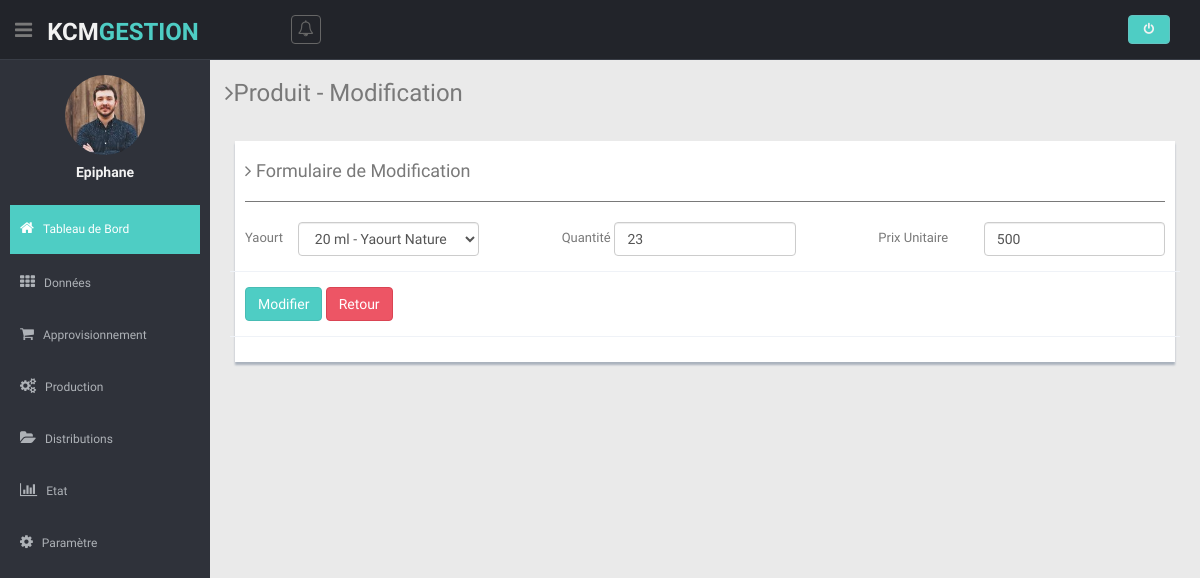
The app's page /views/upProduit.php?idUpdProd=24 (signed in) with its own data.
### tables this page shows
CREATE TABLE `users` (
  `id_users` int(11) NOT NULL,
  `username` varchar(64) NOT NULL,
  `email` varchar(64) NOT NULL,
  `password` varchar(128) NOT NULL,
  `dateCreate` date DEFAULT NULL
);

CREATE TABLE `produits` (
  `id_prod` int(11) NOT NULL,
  `id_yaourt` int(11) NOT NULL,
  `quantite_pro` int(11) NOT NULL,
  `prix_produit` float NOT NULL,
  `niveauPro` varchar(16) NOT NULL,
  `user_create` varchar(16) DEFAULT NULL,
  `date_create` date DEFAULT NULL
);

CREATE TABLE `type_yaout` (
  `id_ty` int(11) NOT NULL,
  `ref_yaourt` varchar(64) NOT NULL,
  `nom_yaourt` varchar(64) NOT NULL,
  `user_create` varchar(64) DEFAULT NULL,
  `dateCreate` date NOT NULL
);

### models/modelLogin.php (called while the page is built, shortened)
<?php
class DemoLib
{
    public function UserDetails($user_id)
    {
        try {
            $db = dbConnect();
            $query = $db->prepare("SELECT id_users, username, email FROM users WHERE id_users=:id_users");
            $query->bindParam("id_users", $user_id, PDO::PARAM_STR);
            $query->execute();
            if ($query->rowCount() > 0) {
                return $query->fetch(PDO::FETCH_OBJ);
            }
        } catch (PDOException $e) {
            exit($e->getMessage());
        }
    }
}

### models/modelProduit.php (called while the page is built, shortened)
<?php
class ModelProduit
{
    public function produitDetail($idProd)
    {
        try {
            $db = dbConnect();
            $query = $db->prepare("SELECT * FROM produits, type_yaout WHERE type_yaout.id_ty = produits.id_yaourt AND id_prod=?");
            $query->execute(array($idProd));
            if ($query->rowCount() > 0) {
                return $query->fetch(PDO::FETCH_OBJ);
            }
        } catch (PDOException $e) {
            exit($e->getMessage());
        }
    }
}

### controller/controllerProduit.php (called while the page is built, shortened)
<?php
require  '../models/modelProduit.php';
$produits = new ModelProduit();
if (isset($_GET['idUpdProd'])) {
    $idUp = $_GET['idUpdProd'];
    $lireUpdProd = $produits->produitDetail($idUp);
}

### views/upProduit.php (the view, shortened to what this page needs)
<?php $title = 'Produit';
require('head.php');
require('header.php');
require('sibar.php');
require('../controller/controllerProduit.php');
?>
<section class="wrapper">
  <h3><i class="fa fa-angle-right"></i>Produit - Modification </h3>
  <div class="row mt">
    <div class="col-lg-12">
      <div class="form-panel">
        <h4><i class="fa fa-angle-right"></i> Formulaire de Modification</h4>
        <hr>
        <div class=" form">
          <form class="cmxform form-horizontal style-form" id="commentForm" method="POST" action="upProduit.php?idUpdProd=<?= $lireUpdProd->id_prod; ?>">
            <div class="row">
              <div class="col-xs-4 col-sm-4">
                <div class="form-group ">
                  <label for="cname" class="control-label col-lg-2">Yaourt</label>
                  <div class="col-lg-8">
                    <select class="form-control" name="yaourt">
                      <option value="<?= $lireUpdProd->id_yaourt; ?>"><?= $lireUpdProd->ref_yaourt; ?> - <?= $lireUpdProd->nom_yaourt; ?></option>
                    </select>
                  </div>
                </div>
              </div>
              <div class="col-xs-4 col-sm-4">
                <div class="form-group ">
                  <label for="cname" class="control-label col-lg-2">Quantité</label>
                  <div class="col-lg-8">
                    <input class=" form-control" id="cname" name="quantitePro" minlength="2" type="number" value="<?= $lireUpdProd->quantite_pro; ?>" />
                  </div>
                </div>
              </div>
              <div class="col-xs-4 col-sm-4">
                <div class="form-group ">
                  <label for="cname" class="control-label col-lg-4">Prix Unitaire</label>
                  <div class="col-lg-8">
                    <input class=" form-control" id="cname" name="prixUnitaire" minlength="2" type="number" value="<?= $lireUpdProd->prix_produit; ?>" />
                  </div>
                </div>
              </div>
            </div>
            <div class="form-group">
              <div class="col-lg-offset col-lg-8">
                <button class="btn btn-theme" type="submit" name="btnUpdProd">Modifier</button>
                <a href="addProduit.php" class="btn btn-theme04" type="reset">Retour</a>
              </div>
            </div>
          </form>
        </div>
      </div>
    </div>
  </div>
</section>
<?php require('foot.php'); ?>

### views/sibar.php (shortened to what this page needs)
<aside>
  <div id="sidebar" class="nav-collapse ">
    <ul class="sidebar-menu" id="nav-accordion">
      <p class="centered"><a href="profile.html"><img src="img/ui-sam.jpg" class="img-circle" width="80"></a></p>
      <h5 class="centered"><?= $user->username;
                            ?></h5>
      <li class="mt">
        <a class="active" href="accueil.php">
          <i class="fa fa-home"></i>
          <span>Tableau de Bord</span>
        </a>
      </li>
      <li class="sub-menu">
        <a href="javascript:;">
          <i class="fa fa-th"></i>
          <span>Données</span>
        </a>
      </li>
      <li class="sub-menu">
        <a href="javascript:;">
          <i class="fa fa-shopping-cart"></i>
          <span>Approvisionnement</span>
        </a>
      </li>
      <li class="sub-menu">
        <a href="javascript:;">
          <i class="fa fa-cogs"></i>
          <span>Production</span>
        </a>
      </li>
      <li class="sub-menu">
        <a href="javascript:;">
          <i class="fa fa-folder-open"></i>
          <span>Distributions</span>
        </a>
      </li>
      <li class="sub-menu">
        <a href="javascript:;">
          <i class="fa fa-bar-chart-o"></i>
          <span>Etat</span>
        </a>
      </li>
      <li class="sub-menu">
        <a href="javascript:;">
          <i class="fa fa-cog"></i>
          <span>Paramètre</span>
        </a>
      </li>
    </ul>
  </div>
</aside>
<section id="main-content">

### views/css/style.css (style rules this page uses)
body { color: #797979; background: #eaeaea; font-family: 'Ruda', sans-serif; padding: 0px !important; margin: 0px !important; font-size:13px; }
ul li { list-style: none; }
a, a:hover, a:focus { text-decoration: none; outline: none; }
.btn-theme { color: #fff; background-color: #4ECDC4; border-color: #48bcb4; }
.btn-theme04 { color: #fff; background-color: #ed5565; border-color: #da4453; }
hr { margin-top: 20px; margin-bottom: 20px; border: 0; border-top: 1px solid #797979; }
.centered { text-align: center; }
.mt { margin-top: 25px; }
#sidebar { width: 210px; height: 100%; position: fixed; background: #2f323a; }
#sidebar h5 { color: #f2f2f2; font-weight: 700; }
#sidebar ul li { position: relative; }
ul.sidebar-menu , ul.sidebar-menu li ul.sub { margin: -2px 0 0; padding: 0; }
ul.sidebar-menu { margin-top: 75px; }
ul.sidebar-menu li { margin-bottom: 5px; margin-left:10px; margin-right:10px; }
ul.sidebar-menu li.sub-menu { line-height: 15px; }
ul.sidebar-menu li a span { display: inline-block; }
ul.sidebar-menu li a { color: #aeb2b7; text-decoration: none; display: block; padding: 15px 0 15px 10px; font-size: 12px; outline: none; -webkit-transition: all 0.3s ease; -moz-transition: all 0.3s ease; -o-transition: all 0.3s ease; -ms-transition: all 0.3s ease; transition: all 0.3s ease; }
ul.sidebar-menu li a.active, ul.sidebar-menu li a:hover, ul.sidebar-menu li a:focus { background: #4ECDC4; color: #fff; display: block; -webkit-transition: all 0.3s ease; -moz-transition: all 0.3s ease; -o-transition: all 0.3s ease; -ms-transition: all 0.3s ease; transition: all 0.3s ease; }
ul.sidebar-menu li a i { font-size: 15px; padding-right: 6px; }
ul.sidebar-menu li a.active i { color: #fff; }
#main-content { margin-left: 210px; }
.wrapper { display: inline-block; margin-top: 60px; padding-left: 15px; padding-right: 15px; padding-bottom: 15px; padding-top: 0px; width: 100%; }
.form-panel { background: #ffffff; margin: 10px; padding: 10px; box-shadow: 0px 3px 2px #aab2bd; text-align: left; }
label { font-weight: 400; }
.form-horizontal.style-form .form-group { border-bottom: 1px solid #eff2f7; padding-bottom: 15px; margin-bottom: 15px; }
@media (min-width: 768px) { .form-horizontal .control-label { text-align: left; } }

### records on screen
users: username "Epiphane"
produits: yaourt "20 ml - Yaourt Nature", quantitePro "23", prixUnitaire "500"
